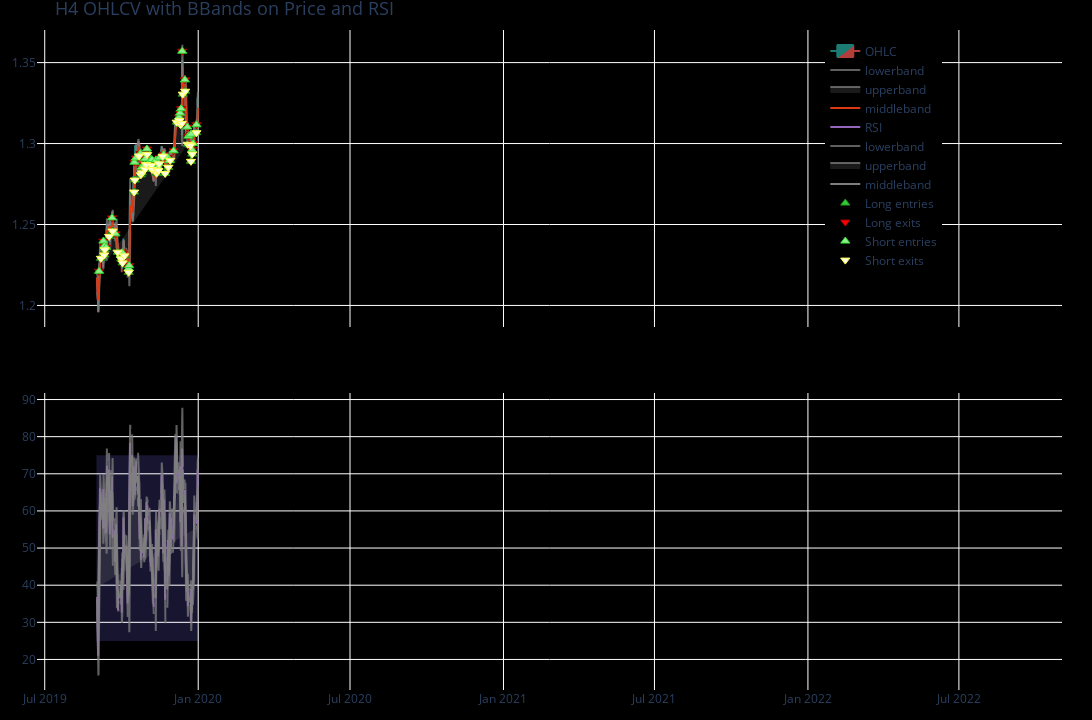

The notebook cell this image was saved under:
### Code cell
slice_lower = '2019.09.01'
slice_higher = '2019.12.31'
stacked_2bb_rsi_plot(slice_lower, slice_higher, h4_df, h4_rsi, h4_bbands, h4_bbands_rsi, clean_h4_long_entries, clean_h4_long_exits, clean_h4_short_entries, clean_h4_short_exits).show()

### Figure 1 — Plotly figure (JSON) as saved in the notebook; plotly's stock layout.template omitted (floating-point values rounded to 4 significant figures; data arrays with more than 128 entries replaced by an {"elided": "..."} marker saying what was removed)
{"data": [{"close": {"elided": "732 float values"}, "decreasing": {"fillcolor": "#ee534f", "line": {"color": "#ee534f"}}, "high": {"elided": "732 float values"}, "increasing": {"fillcolor": "#26a69a", "line": {"color": "#26a69a"}}, "low": {"elided": "732 float values"}, "name": "OHLC", "opacity": 0.75, "open": {"elided": "732 float values"}, "type": "candlestick", "uid": "6db1f433-07c7-49ff-8792-155fa482276d", "x": {"elided": "732 str values"}, "xaxis": "x", "yaxis": "y"}, {"line": {"color": "rgba(127,127,127,0.7500)"}, "mode": "lines", "name": "lowerband", "showlegend": true, "type": "scatter", "uid": "b36d9fa2-fd34-4131-af73-2cd0394e5fcf", "x": {"elided": "732 str values"}, "xaxis": "x", "y": {"elided": "732 float values"}, "yaxis": "y"}, {"fill": "tonexty", "fillcolor": "rgba(128, 128, 128, 0.2)", "line": {"color": "rgba(127,127,127,0.7500)"}, "mode": "lines", "name": "upperband", "showlegend": true, "type": "scatter", "uid": "7fd18a4f-f55d-4570-ad56-12a6b4374b1a", "x": {"elided": "732 str values"}, "xaxis": "x", "y": {"elided": "732 float values"}, "yaxis": "y"}, {"mode": "lines", "name": "middleband", "showlegend": true, "type": "scatter", "uid": "7b22ec0c-e5ec-45c8-b311-4a2b96e8be97", "x": {"elided": "732 str values"}, "xaxis": "x", "y": {"elided": "732 float values"}, "yaxis": "y"}, {"name": "RSI", "showlegend": true, "type": "scatter", "uid": "85168abf-1bab-4524-86d3-19178ee157f1", "x": {"elided": "732 str values"}, "xaxis": "x2", "y": {"elided": "732 float values"}, "yaxis": "y2"}, {"line": {"color": "rgba(127,127,127,0.7500)"}, "mode": "lines", "name": "lowerband", "showlegend": true, "type": "scatter", "uid": "555309b7-c788-4553-ac61-3b9304813514", "x": {"elided": "732 str values"}, "xaxis": "x2", "y": {"elided": "732 float values"}, "yaxis": "y2"}, {"fill": "tonexty", "fillcolor": "rgba(128, 128, 128, 0.2)", "line": {"color": "rgba(127,127,127,0.7500)"}, "mode": "lines", "name": "upperband", "showlegend": true, "type": "scatter", "uid": "4b14f809-8c5b-40dd-bbff-a0bdb66d19e3", "x": {"elided": "732 str values"}, "xaxis": "x2", "y": {"elided": "732 float values"}, "yaxis": "y2"}, {"mode": "lines", "name": "middleband", "showlegend": true, "type": "scatter", "uid": "0c6f8fff-09f7-4aec-a235-cfae11687ccf", "x": {"elided": "732 str values"}, "xaxis": "x2", "y": {"elided": "732 float values"}, "yaxis": "y2"}, {"marker": {"color": "limegreen", "line": {"color": "rgb(34,143,34)", "width": 1}, "size": 8, "symbol": "triangle-up"}, "mode": "markers", "name": "Long entries", "showlegend": true, "type": "scatter", "uid": "5f85703b-3802-49af-b934-1a5b37c5d8fb", "x": {"elided": "320 str values"}, "y": {"elided": "320 float values"}}, {"marker": {"color": "red", "line": {"color": "rgb(178,0,0)", "width": 1}, "size": 8, "symbol": "triangle-down"}, "mode": "markers", "name": "Long exits", "showlegend": true, "type": "scatter", "uid": "137acb36-c90a-48e4-816f-68f3edeb4ff2", "x": {"elided": "319 str values"}, "y": {"elided": "319 float values"}}, {"marker": {"color": "lightgreen", "line": {"color": "rgb(44,222,44)", "width": 1}, "size": 8, "symbol": "triangle-up"}, "mode": "markers", "name": "Short entries", "showlegend": true, "type": "scatter", "uid": "a539fb63-5007-4acd-ac0a-2e363012367a", "x": {"elided": "319 str values"}, "y": {"elided": "319 float values"}}, {"marker": {"color": "lightyellow", "line": {"color": "rgb(254,254,80)", "width": 1}, "size": 8, "symbol": "triangle-down"}, "mode": "markers", "name": "Short exits", "showlegend": true, "type": "scatter", "uid": "bc2db9fc-09c4-49aa-9656-edc02d7e420d", "x": {"elided": "319 str values"}, "y": {"elided": "319 float values"}}], "layout": {"height": 720, "legend": {"orientation": "h", "traceorder": "normal", "x": 0.1, "xanchor": "right", "y": 0.99, "yanchor": "top"}, "margin": {"b": 30, "l": 30, "r": 30, "t": 30}, "paper_bgcolor": "black", "plot_bgcolor": "black", "shapes": [{"fillcolor": "mediumslateblue", "layer": "below", "line": {"width": 0}, "opacity": 0.2, "type": "rect", "x0": "2019-09-01T00:00:00+00:00", "x1": "2019-12-31T20:00:00+00:00", "xref": "x2", "y0": 25, "y1": 75, "yref": "y2"}], "title": {"font": {"size": 18}, "text": "H4 OHLCV with BBands on Price and RSI"}, "width": 1280, "xaxis": {"anchor": "y", "domain": [0, 1], "matches": "x2", "rangeslider": {"visible": false}, "showticklabels": false}, "xaxis2": {"anchor": "y2", "domain": [0, 1]}, "yaxis": {"anchor": "x", "domain": [0.55, 1]}, "yaxis2": {"anchor": "x2", "domain": [0, 0.45]}}}
